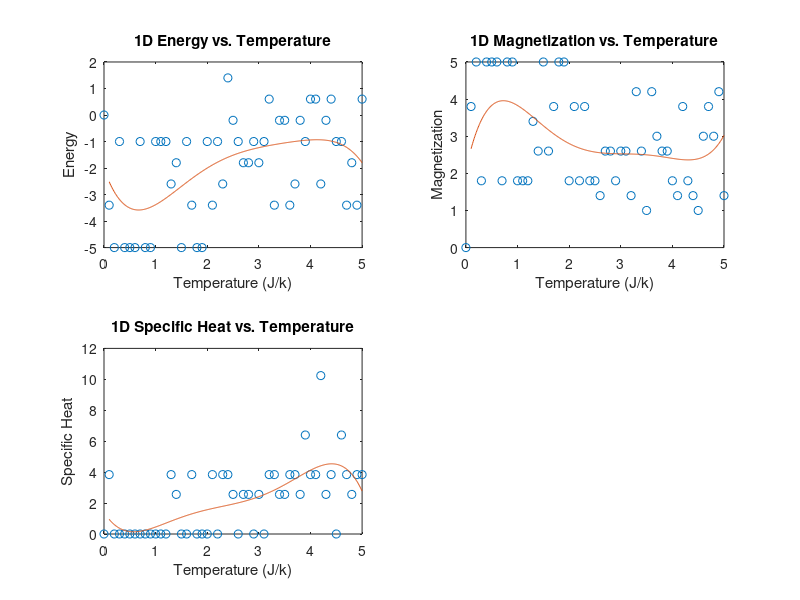

Recreate this plot in MATLAB.
%{
This program implements the 1-D magnetization Ising model.The simulation uses the
metropolis algorithm. 
%}
%USER INTERACTION: The parameters that the User can enter to specify the
%system 
%{
This program implements the 2-D magnetization Ising model.The simulation uses the
metropolis algorithm. 
For our paper we had the following parameters to investigate the critical
temperature 
J=1 
Size of Lattice (nrows) = 25
tempf=5
runs=10000
trials=100
%}
nrows=input('Please enter lattice size (nrows) '); %Prompt the user to enter the number of rows
spinarr=randi(2,nrows)*2-3; %creates a lattice of just 1s and -1s
runs=input('Please enter the number of runs: '); %Prompt the user to enter the number of runs
trials=input('Please enter the number of trials: '); %Prompt the user to enter the number of trials 
tempf=input('Please enter the Final Temperature Range you wish to investigate: '); %Prompt the user to enter the final temperate 
%Assigned Values that are embeded in the code 
J=1; %The assigned interactino energy of spins 
Temp=zeros(1,tempf*10);
tempinv=zeros(1,tempf*10);
Magn=zeros(trials,tempf*10);
Energy=zeros(trials,tempf*10);
ExpEnergysq=zeros(trials,tempf*10); %Matrix of Zeros for expectation of Energy^2
Magnsq=zeros(trials,tempf*10); %Matrix of zeros for expetation of Magnetization^2

%{
Chooses the initial micro state and carries out a flip trial.
It also chooses a random spin inside the lattice and locates the top,
bottom, right and left neighbors
%}
for T=0.1:0.1:tempf
    spinarr = randi(2,1,nrows)*2 - 3;
    for i=1:trials+runs
        randcol=randi(nrows,1);%chooses a random spin
        randrow=randi(1,1);
        r=rand;
        %if the chosen spin is the leftmost spin, it's left neighbor is the rightmost spin
        if (randcol==1)
            coll=nrows;
        else
            coll=randcol-1;
        end
        %if the chosen spin is the rightmost spin, it's right neighbor is the leftmost spin
        if (randcol==nrows)
            colr=1;
        else
            colr=randcol+1;
        end
        
        %total change in energy, E if a spin occurred
        deltaE=2*J*spinarr(randrow,randcol)*(spinarr(randrow,coll)+spinarr(randrow,colr));
        
        %If total energy change is less than zero, accept the flips
        if (deltaE<=0)
            spinarr(randrow,randcol)=-spinarr(randrow,randcol);
         %otherwise,if the energy increases then flip the probability of p = e-(beta delta E).
        else
            p=exp(-deltaE/T); %the probabilty of the energy change, E
            if (p>=r) %accept the flips
                spinarr(randrow,randcol)=-spinarr(randrow,randcol);
            else % reject the flips
                spinarr(randrow,randcol)=spinarr(randrow,randcol);
            end
        end
        %Try more trials (both waiting for equilibrium and taking the data)
        if (i>runs)
            mag=sum(spinarr);%Sum of all the first column spins and the resulting row matrix
            absmag=abs(mag);%the abolute value of the magnetization 
            indexm = round(10*T+1); 
            indexn = round(i-runs);
            Magn(indexn,indexm) = absmag;
            Arl=spinarr.*circshift(spinarr,[0,-1]);%Calculates the interacton in the right-left direction --changed x, y stays constant 
            Etot=-J*(sum(sum(Arl)));
            Energy(indexn,indexm)=Etot;
            Etotsq=Etot^2;
            ExpEnergysq(indexn,indexm)=Etotsq;
        end
    end
    index=round(10*T+1);
    Temp(index) = T;
end
energy=(1/trials)*sum(Energy);
expenergysq=(1/trials)*sum(ExpEnergysq); %row matrix of <E^2>
energysq=energy.*energy; %row matrix of <E>^2
magn=(1/trials)*sum(Magn);
specificheat=(expenergysq-energysq); %specific heat but need to multiply by 1/T^2
figure; %plots the energy, magnetization, and specific heat as functions of temperature

S(1) = subplot(2,2,1);
S(2) = subplot(2,2,2);
S(3) = subplot(2,2,3);

x=0.1:0.01:tempf;
pEnergy=polyfit(Temp,energy,tempf); %also calculates and plots a best fitting curve for each figure
pMag=polyfit(Temp,magn,tempf);
pHeat=polyfit(Temp,specificheat,tempf);
yEnergy=polyval(pEnergy,x);
yMag=polyval(pMag,x);
yHeat=polyval(pHeat,x);
plot(S(1),Temp,energy,'o',x,yEnergy)
title(S(1),'1D Energy vs. Temperature') %properly labels and titles each figure
xlabel(S(1),'Temperature (J/k)')
ylabel(S(1),'Energy')
plot(S(2),Temp,magn,'o',x,yMag)
title(S(2),'1D Magnetization vs. Temperature')
xlabel(S(2),'Temperature (J/k)')
ylabel(S(2),'Magnetization')
plot(S(3),Temp,specificheat,'o',x,yHeat)
title(S(3),'1D Specific Heat vs. Temperature')
xlabel(S(3),'Temperature (J/k)')
ylabel(S(3),'Specific Heat')
